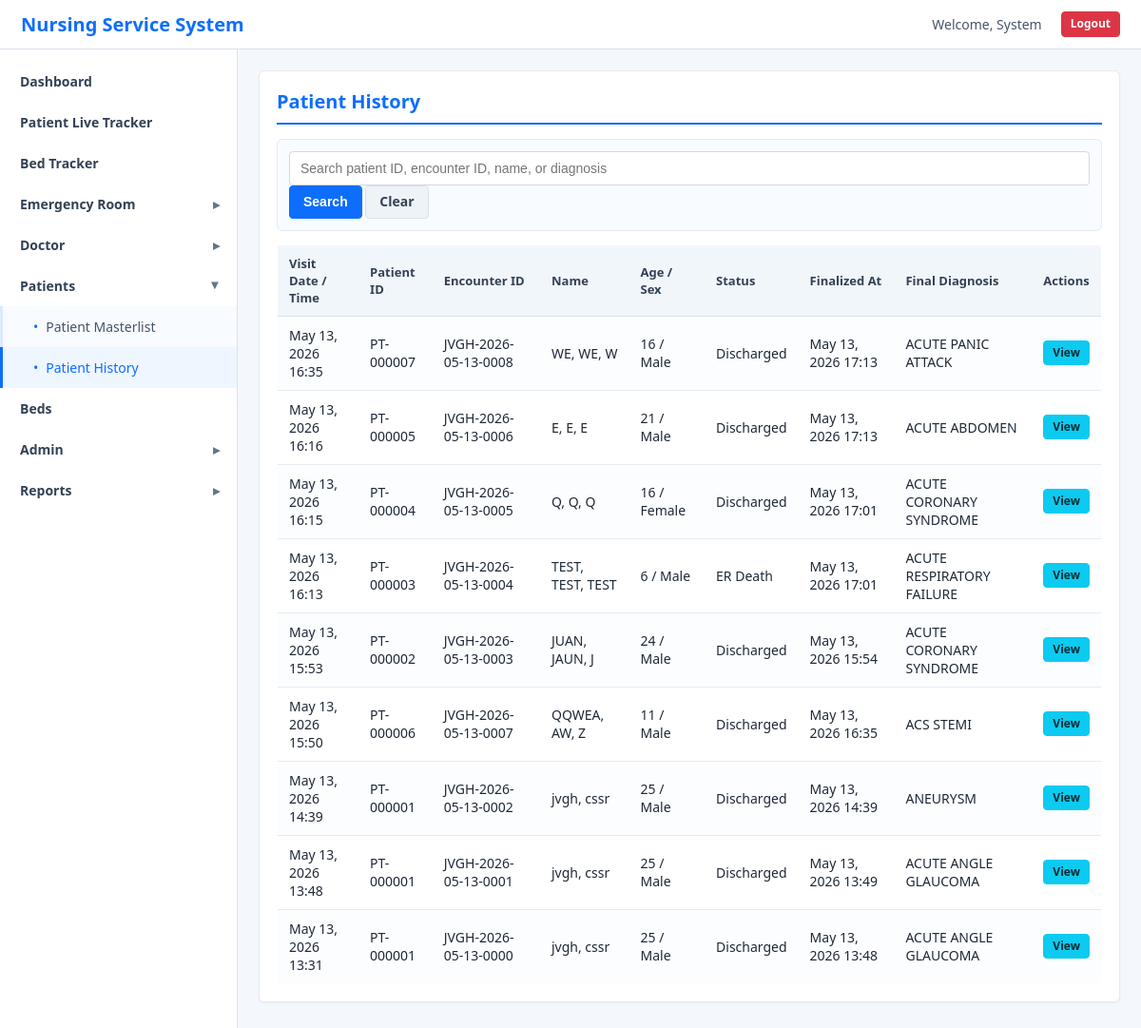
/pages/patient_history.php (signed in), run on the app's committed database.
### tables this page shows
CREATE TABLE `patients` (
  `patient_id` int(11) NOT NULL AUTO_INCREMENT,
  `permanent_patient_id` varchar(30) DEFAULT NULL,
  `patient_code` varchar(30) NOT NULL,
  `queue_date` date DEFAULT NULL,
  `queue_number` int(11) DEFAULT NULL,
  `first_name` varchar(50) NOT NULL,
  `last_name` varchar(50) NOT NULL,
  `middle_name` varchar(50) DEFAULT NULL,
  `date_of_birth` date NOT NULL,
  `age` int(11) DEFAULT NULL,
  `gender` enum('Male','Female','Other') NOT NULL,
  `religion` varchar(50) DEFAULT NULL,
  `phone` varchar(20) DEFAULT NULL,
  `house_no_street` varchar(100) DEFAULT NULL,
  `barangay_name` varchar(100) DEFAULT NULL,
  `municipality_name` varchar(100) DEFAULT NULL,
  `province_name` varchar(100) DEFAULT NULL,
  `barangay_id` varchar(20) DEFAULT NULL,
  `municipality_id` varchar(20) DEFAULT NULL,
  `province_id` varchar(20) DEFAULT NULL,
  `medical_history` text DEFAULT NULL,
  `final_diagnosis` varchar(150) DEFAULT NULL,
  `specific_diagnosis` text DEFAULT NULL,
  `current_bed` int(11) DEFAULT NULL,
  `ward_department` varchar(30) NOT NULL DEFAULT 'MEDICAL',
  `current_doctor` int(11) DEFAULT NULL,
  `assigned_nurse` int(11) DEFAULT NULL,
  `admission_date` datetime NOT NULL,
  `triage_date` date DEFAULT NULL,
  `triage_time` time DEFAULT NULL,
  `arrival_time` datetime NOT NULL,
  `status` enum('triage','waiting_for_consultation','consultation','treatment','waiting_results','ready_for_disposition','for_admission','discharge','admit_inpatient','referred','ama','thoc','absconded','dama','doa','er_death','expired','arrival','waiting_area','initial_assessment','diagnostics','treatment_management','reassessment','disposition_decision','refer_other_facility','registration','for_laboratory','for_consult','under_treatment','for_discharge','discharged','admission','trans_in','trans_out','hama','death') NOT NULL DEFAULT 'triage',
  `created_at` timestamp NOT NULL DEFAULT current_timestamp(),
  `updated_at` timestamp NOT NULL DEFAULT current_timestamp() ON UPDATE current_timestamp(),
  PRIMARY KEY (`patient_id`),
  UNIQUE KEY `patient_code` (`patient_code`),
  KEY `current_bed` (`current_bed`),
  KEY `current_doctor` (`current_doctor`),
  KEY `assigned_nurse` (`assigned_nurse`),
  KEY `idx_patient_location` (`province_id`,`municipality_id`,`barangay_id`),
  KEY `idx_patient_status` (`status`),
  KEY `idx_patient_admission` (`admission_date`),
  KEY `idx_patient_code` (`patient_code`),
  KEY `idx_permanent_patient_id` (`permanent_patient_id`),
  CONSTRAINT `patients_ibfk_1` FOREIGN KEY (`current_bed`) REFERENCES `beds` (`bed_id`) ON DELETE SET NULL,
  CONSTRAINT `patients_ibfk_2` FOREIGN KEY (`current_doctor`) REFERENCES `users` (`user_id`) ON DELETE SET NULL,
  CONSTRAINT `patients_ibfk_3` FOREIGN KEY (`assigned_nurse`) REFERENCES `users` (`user_id`) ON DELETE SET NULL
);

### includes/patient_helpers.php (called while the page is built, shortened)
<?php
function patientStatusWorkflow() {
    return [
        DEFAULT_PATIENT_STATUS => 'Triage',
        'waiting_for_consultation' => 'Waiting for Consultation',
        'consultation' => 'Consultation',
        'treatment' => 'Under Treatment',
        'waiting_results' => 'Waiting Results',
        'ready_for_disposition' => 'Ready for Disposition',
        'for_admission' => 'For Admission',
        'discharge' => 'Discharged',
        'admit_inpatient' => 'Admission',
        'referred' => 'Referred',
        'ama' => 'AMA',
        'thoc' => 'THOC',
        'absconded' => 'Absconded',
        'dama' => 'DAMA',
        'doa' => 'DOA',
        'er_death' => 'ER Death',
        'expired' => 'Expired'
    ];
}
function patientFullName($patient) {
    $parts = [
        $patient['last_name'] ?? '',
        $patient['first_name'] ?? '',
        $patient['middle_name'] ?? ''
    ];
    return trim(implode(', ', array_filter($parts)));
}
function patientStatusOptions() {
    return patientStatusWorkflow();
}
function statusLabel($status) {
    $options = patientStatusOptions();
    return $options[$status] ?? ucwords(str_replace('_', ' ', $status));
}

### pages/patient_history.php (the view, shortened to what this page needs)
<?php
require_once '../config/db.php';
require_once '../includes/patient_helpers.php';
$search = trim($_GET['search'] ?? '');
$sql = "
    SELECT
        p.*,
        COALESCE((
            SELECT COALESCE(pt.status_ended_at, pt.created_at)
            FROM patient_tracking pt
            WHERE pt.patient_id = p.patient_id
                AND pt.action = 'Status Updated'
                AND pt.to_status IN ('discharge', 'discharged', 'referred', 'ama', 'thoc', 'absconded', 'dama', 'doa', 'expired', 'er_death')
            ORDER BY COALESCE(pt.status_ended_at, pt.created_at) DESC
            LIMIT 1
        ), CASE WHEN p.status IN ('discharge', 'referred', 'ama', 'thoc', 'absconded', 'dama', 'doa', 'expired', 'er_death') THEN p.updated_at ELSE NULL END) as ended_at
    FROM patients p
    WHERE 1 = 1
";
if ($search !== '') {
    $term = '%' . $search . '%';
    $sql .= " AND (
        p.permanent_patient_id LIKE ?
        OR p.patient_code LIKE ?
        OR p.first_name LIKE ?
        OR p.last_name LIKE ?
        OR p.middle_name LIKE ?
        OR p.final_diagnosis LIKE ?
        OR p.specific_diagnosis LIKE ?
    )";
    $stmt = $conn->prepare($sql . " ORDER BY COALESCE(p.arrival_time, p.admission_date, p.created_at) DESC LIMIT 500");
    $stmt->bind_param("sssssss", $term, $term, $term, $term, $term, $term, $term);
    $stmt->execute();
    $historyRows = $stmt->get_result()->fetch_all(MYSQLI_ASSOC);
} else {
    $historyRows = $conn->query($sql . " ORDER BY COALESCE(p.arrival_time, p.admission_date, p.created_at) DESC LIMIT 500")->fetch_all(MYSQLI_ASSOC);
}
?>
<!DOCTYPE html>
<html lang="en">
<head>
    <link rel="stylesheet" href="../public/css/style.css">
    <link rel="stylesheet" href="../public/css/dashboard.css">
</head>
<body>
    <nav class="navbar">
        <div class="navbar-brand"><h1>Nursing Service System</h1></div>
        <div class="navbar-menu">
            <span class="user-info">Welcome, <?php echo htmlspecialchars($_SESSION['first_name']); ?></span>
            <a href="../api/logout.php" class="btn btn-sm btn-danger">Logout</a>
        </div>
    </nav>
    <div class="dashboard-container">
        <?php include '../includes/sidebar.php'; ?>
        <main class="main-content">
            <section class="patients-section">
                <h2>Patient History</h2>
                <form method="GET" class="log-search-form">
                    <input type="text" name="search" placeholder="Search patient ID, encounter ID, name, or diagnosis" value="<?php echo htmlspecialchars($search); ?>">
                    <button type="submit" class="btn btn-primary">Search</button>
                    <a href="patient_history.php" class="btn btn-secondary">Clear</a>
                </form>
                <div class="table-responsive">
                    <table class="table table-striped">
                        <thead>
                            <tr>
                                <th>Visit Date / Time</th>
                                <th>Patient ID</th>
                                <th>Encounter ID</th>
                                <th>Name</th>
                                <th>Age / Sex</th>
                                <th>Status</th>
                                <th>Finalized At</th>
                                <th>Final Diagnosis</th>
                                <th>Actions</th>
                            </tr>
                        </thead>
                        <tbody>
                            <?php if (empty($historyRows)): ?>
                                <tr><td colspan="9" class="text-center">No patient visits found</td></tr>
                            <?php else: ?>
                                <?php foreach ($historyRows as $row): ?>
                                    <tr>
                                        <td><?php echo htmlspecialchars(date('M d, Y H:i', strtotime($row['arrival_time'] ?? $row['admission_date'] ?? $row['created_at']))); ?></td>
                                        <td><?php echo htmlspecialchars($row['permanent_patient_id'] ?? ''); ?></td>
                                        <td><?php echo htmlspecialchars($row['patient_code']); ?></td>
                                        <td><?php echo htmlspecialchars(patientFullName($row)); ?></td>
                                        <td><?php echo htmlspecialchars(($row['age'] ?? calculateAge($row['date_of_birth'])) . ' / ' . ($row['gender'] ?? 'N/A')); ?></td>
                                        <td><?php echo htmlspecialchars(statusLabel($row['status'] ?? '')); ?></td>
                                        <td><?php echo !empty($row['ended_at']) ? htmlspecialchars(date('M d, Y H:i', strtotime($row['ended_at']))) : 'Ongoing'; ?></td>
                                        <td><?php echo htmlspecialchars($row['final_diagnosis'] ?? 'N/A'); ?></td>
                                        <td><a href="patient_detail.php?id=<?php echo (int) $row['patient_id']; ?>" class="btn btn-sm btn-info">View</a></td>
                                    </tr>
                                <?php endforeach; ?>
                            <?php endif; ?>
                        </tbody>
                    </table>
                </div>
            </section>
        </main>
    </div>
</body>
</html>

### public/css/style.css (style rules this page uses)
* { margin: 0; padding: 0; box-sizing: border-box; }
:root { --primary-color: #2196F3; --secondary-color: #4CAF50; --danger-color: #f44336; --warning-color: #ff9800; --dark-color: #333; --light-color: #f5f5f5; --border-color: #ddd; --shadow: 0 2px 4px rgba(0,0,0,0.1); }
html, body { font-family: 'Segoe UI', Tahoma, Geneva, Verdana, sans-serif; background-color: var(--light-color); color: var(--dark-color); }
h1, h2, h3, h4, h5, h6 { margin-bottom: 15px; color: var(--dark-color); }
h1 { font-size: 2rem; }
h2 { font-size: 1.5rem; }
.btn { padding: 10px 20px; border: none; border-radius: 4px; cursor: pointer; font-size: 14px; transition: all 0.3s ease; text-decoration: none; display: inline-block; text-align: center; }
.btn-primary { background-color: var(--primary-color); color: white; }
.btn-danger { background-color: var(--danger-color); color: white; }
.btn-info { background-color: #00BCD4; color: white; }
.btn-sm { padding: 6px 12px; font-size: 12px; }
input[type="text"], input[type="email"], input[type="password"], input[type="date"], input[type="time"], input[type="number"], select, textarea { width: 100%; padding: 12px; border: 1px solid var(--border-color); border-radius: 4px; font-size: 14px; transition: border-color 0.3s ease; }
.table { width: 100%; border-collapse: collapse; background-color: white; box-shadow: var(--shadow); border-radius: 4px; overflow: hidden; }
.table-responsive { overflow-x: auto; }
.table thead { background-color: #f5f5f5; }
.table th { padding: 12px; text-align: left; font-weight: 600; border-bottom: 2px solid var(--border-color); }
.table td { padding: 12px; border-bottom: 1px solid var(--border-color); }
.table-striped tbody tr:nth-child(odd) { background-color: #fafafa; }
:root { --primary-color: #0d6efd; --secondary-color: #198754; --danger-color: #dc3545; --warning-color: #ffc107; --dark-color: #1f2937; --light-color: #f4f7fb; --border-color: #d9e2ec; --shadow: 0 1px 2px rgba(31, 41, 55, 0.08); }
html, body { background: #f4f7fb; color: #1f2937; font-size: 14px; }
h1, h2, h3 { color: #1d2b3a; font-weight: 700; }
h2 { font-size: 20px; }
.btn { border-radius: 4px; padding: 8px 14px; font-weight: 600; line-height: 1.2; box-shadow: none; transition: background-color 0.18s ease, border-color 0.18s ease, color 0.18s ease; }
.btn-primary { background: #0d6efd; border: 1px solid #0d6efd; }
.btn-secondary { background: #eef3f8; border: 1px solid #d9e2ec; color: #334155; }
.btn-danger { background: #dc3545; border: 1px solid #dc3545; }
.btn-info { background: #0dcaf0; border: 1px solid #0dcaf0; color: #052c33; }
.btn-sm { padding: 5px 9px; font-size: 12px; }
input[type="text"], input[type="email"], input[type="password"], input[type="date"], input[type="time"], input[type="number"], select, textarea { border-color: #cfd9e3; border-radius: 4px; padding: 9px 11px; background: #fff; }
.table { box-shadow: none; border: 1px solid #e5ebf1; border-radius: 4px; }
.table thead { background: #f1f6fb; }
.table th { color: #334155; font-size: 13px; border-bottom: 1px solid #d9e2ec; }
.table td { color: #1f2937; border-bottom: 1px solid #e5ebf1; }
.table th, .table td { padding: 10px 12px; }
.table-striped tbody tr:nth-child(odd) { background: #fbfdff; }

### data on the page
patients: arrival_time "May 13, 2026 16:35", permanent_patient "PT-000007", patient_code "JVGH-2026-05-13-0008", row "WE, WE, W", age+gender "16 / Male", status "Discharged", ended_at "May 13, 2026 17:13", final_diagnosis "ACUTE PANIC ATTACK"
patients: arrival_time "May 13, 2026 16:16", permanent_patient "PT-000005", patient_code "JVGH-2026-05-13-0006", row "E, E, E", age+gender "21 / Male", status "Discharged", ended_at "May 13, 2026 17:13", final_diagnosis "ACUTE ABDOMEN"
patients: arrival_time "May 13, 2026 16:15", permanent_patient "PT-000004", patient_code "JVGH-2026-05-13-0005", row "Q, Q, Q", age+gender "16 / Female", status "Discharged", ended_at "May 13, 2026 17:01", final_diagnosis "ACUTE CORONARY SYNDROME"
patients: arrival_time "May 13, 2026 16:13", permanent_patient "PT-000003", patient_code "JVGH-2026-05-13-0004", row "TEST, TEST, TEST", age+gender "6 / Male", status "ER Death", ended_at "May 13, 2026 17:01", final_diagnosis "ACUTE RESPIRATORY FAILURE"
patients: arrival_time "May 13, 2026 15:53", permanent_patient "PT-000002", patient_code "JVGH-2026-05-13-0003", row "JUAN, JAUN, J", age+gender "24 / Male", status "Discharged", ended_at "May 13, 2026 15:54", final_diagnosis "ACUTE CORONARY SYNDROME"
patients: arrival_time "May 13, 2026 15:50", permanent_patient "PT-000006", patient_code "JVGH-2026-05-13-0007", row "QQWEA, AW, Z", age+gender "11 / Male", status "Discharged", ended_at "May 13, 2026 16:35", final_diagnosis "ACS STEMI"
patients: arrival_time "May 13, 2026 14:39", permanent_patient "PT-000001", patient_code "JVGH-2026-05-13-0002", row "jvgh, cssr", age+gender "25 / Male", status "Discharged", ended_at "May 13, 2026 14:39", final_diagnosis "ANEURYSM"
patients: arrival_time "May 13, 2026 13:48", permanent_patient "PT-000001", patient_code "JVGH-2026-05-13-0001", row "jvgh, cssr", age+gender "25 / Male", status "Discharged", ended_at "May 13, 2026 13:49", final_diagnosis "ACUTE ANGLE GLAUCOMA"
patients: arrival_time "May 13, 2026 13:31", permanent_patient "PT-000001", patient_code "JVGH-2026-05-13-0000", row "jvgh, cssr", age+gender "25 / Male", status "Discharged", ended_at "May 13, 2026 13:48", final_diagnosis "ACUTE ANGLE GLAUCOMA"

### other printed values
$_SESSION['first_name'] "System"
